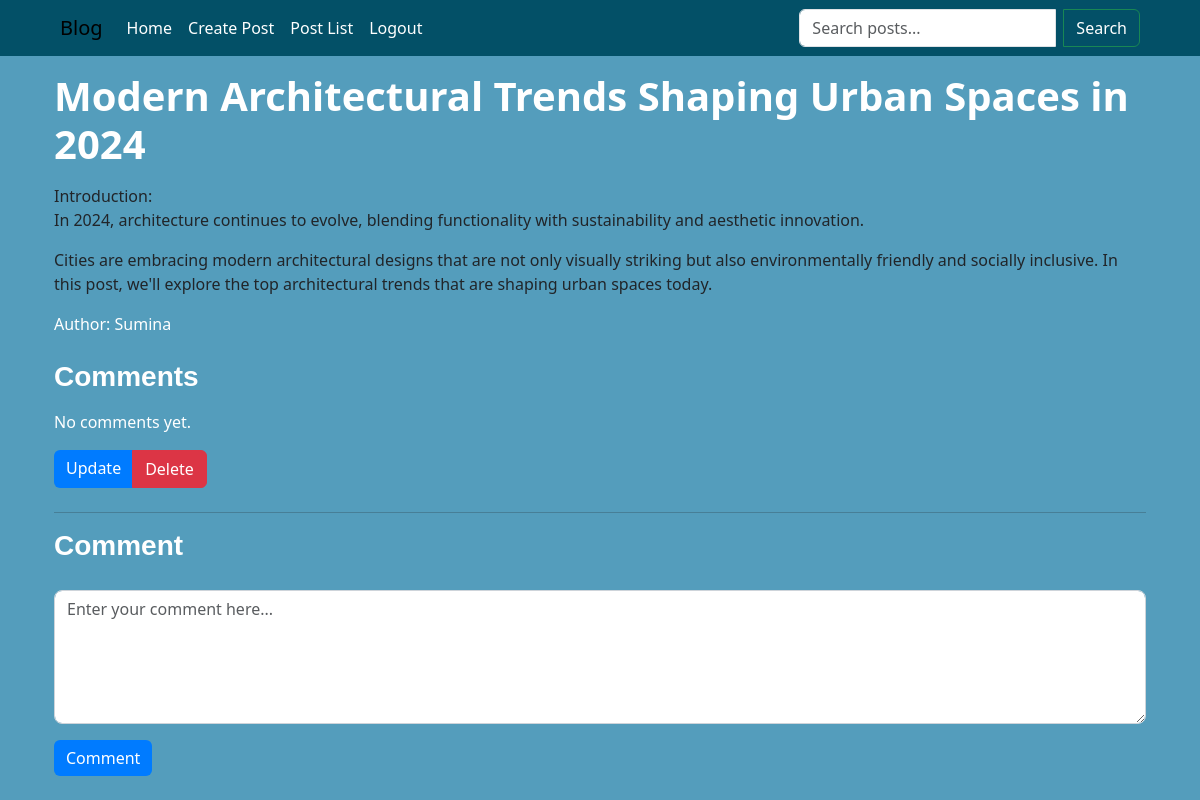
Page /blog/post/7/ (signed in) on the earlier database version.
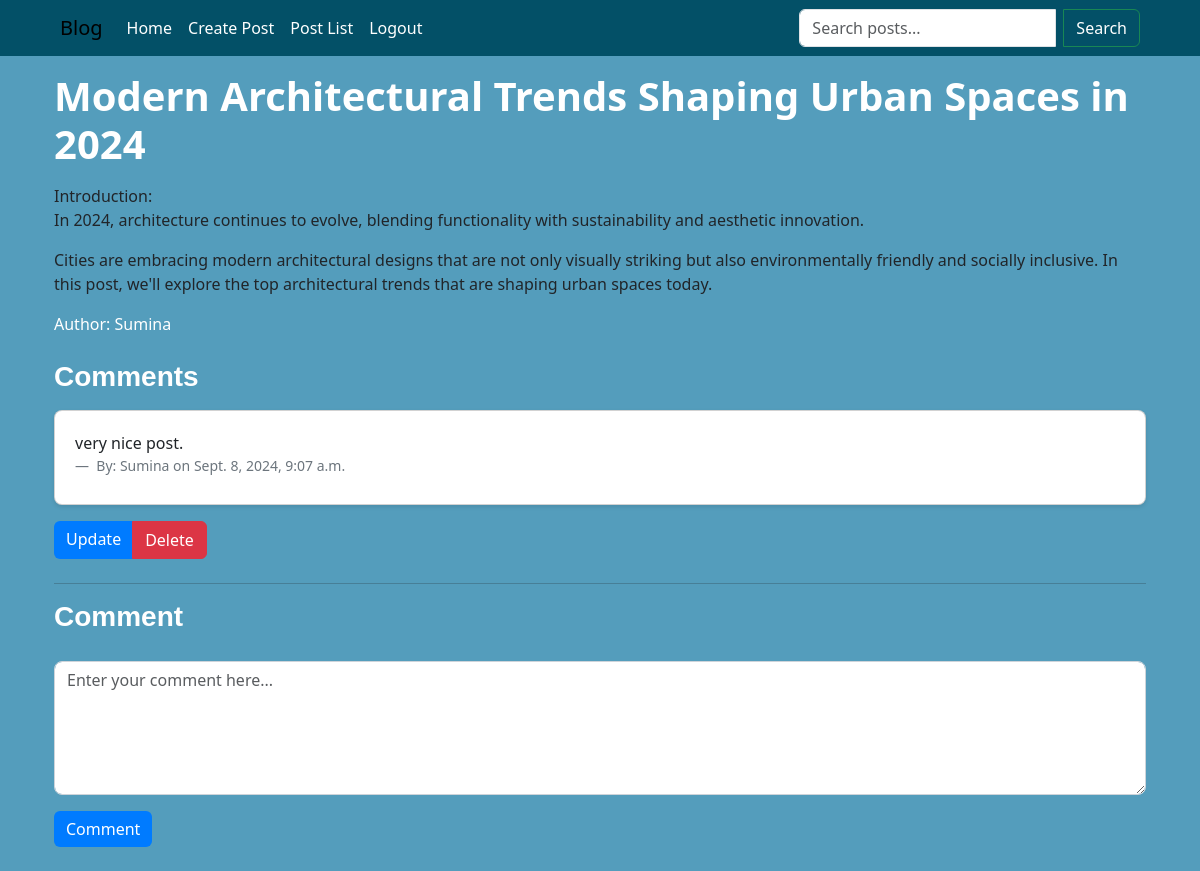
Same page on the later database version.
### blogpost/models.py (models this page shows, shortened)
class Comment(models.Model):
    post = models.ForeignKey(Post, on_delete=models.CASCADE, related_name='comments')
    content = models.TextField()
    author = models.ForeignKey(User, on_delete=models.CASCADE)
    timestamp = models.DateTimeField(auto_now_add=True)

### blogpost/views.py (the view)
# urls.py: path('post/<int:post_id>/', post_detail, name='post_detail'),
@login_required
def post_detail(request, post_id):
    post =  Post.objects.get(id=post_id)
    comments = post.comments.all()
    if request.method == 'POST':
        comment_form = CommentForm(request.POST)
        if comment_form.is_valid():
            new_comment = comment_form.save(commit=False)
            new_comment.post = post
            new_comment.author = request.user
            new_comment.save()
            return redirect('blogpost:post_detail', post_id=post.id)
    else:
        comment_form = CommentForm()
    return render(request, 'blogpost/post_detail.html', {
        'post':post,
        'comments': comments,
        'comment_form': comment_form
        })

### blogpost/forms.py
class CommentForm(forms.ModelForm):
    class Meta:
        model = Comment
        fields = ['content']

### templates/blogpost/post_detail.html (shortened to what this page needs)
{% extends "base.html" %}
{% block blogpost %}
<div class="container pt-4">
    <div class="post-header mb-4">
        <h1 class="mb-3 custom-title text-white">{{ post.title }}</h1>
        <p class="lead custom-content">{{ post.content|linebreaks }}</p>
        <p class="text-white mb-3">Author: {{ post.author }}</p>
        <div class="comments-section mt-4">
            <h2 class="mb-3 custom-subtitle text-white">Comments</h2>
            <ul class="list-unstyled">
                {% for comment in comments %}
                    <li class="mb-3">
                        <div class="card custom-card">
                            <div class="card-body">
                                <p class="card-text">{{ comment.content }}</p>
                                <footer class="blockquote-footer mb-2">
                                    By: {{ comment.author }} on {{ comment.timestamp }}
                                </footer>
                            </div>
                        </div>
                    </li>
                {% empty %}
                    <li><p class="text-white">No comments yet.</p></li>
                {% endfor %}
            </ul>
        </div>
        <div class="btn-group" role="group">
            <a href="{% url 'blogpost:post_update' post.id %}" class="btn btn-primary">Update</a>
            <a href="{% url 'blogpost:post_delete' post.id %}" class="btn btn-danger">Delete</a>
        </div>
    </div>
    <hr>
    <div class="add-comment-section mt-2 pb-4">
        <h2 class="mb-1 custom-subtitle text-white">Comment</h2>
        <form autocomplete="off" method="POST">
            <div class="mb-3">
                <textarea name="content" class="form-control custom-textarea" id="id_content" placeholder="Enter your comment here..." rows="5">{{ comment_form.content.value|default_if_none:'' }}</textarea>
            </div>
            <button type="submit" class="btn btn-primary">Comment</button>
        </form>
    </div>
</div>
{% endblock blogpost %}

Differences in the rows shown:
added Comment: content "very nice post.", author "Sumina", timestamp "Sept. 8, 2024, 9:07 a.m."
Other differences:
text no longer shown: "No comments yet."
